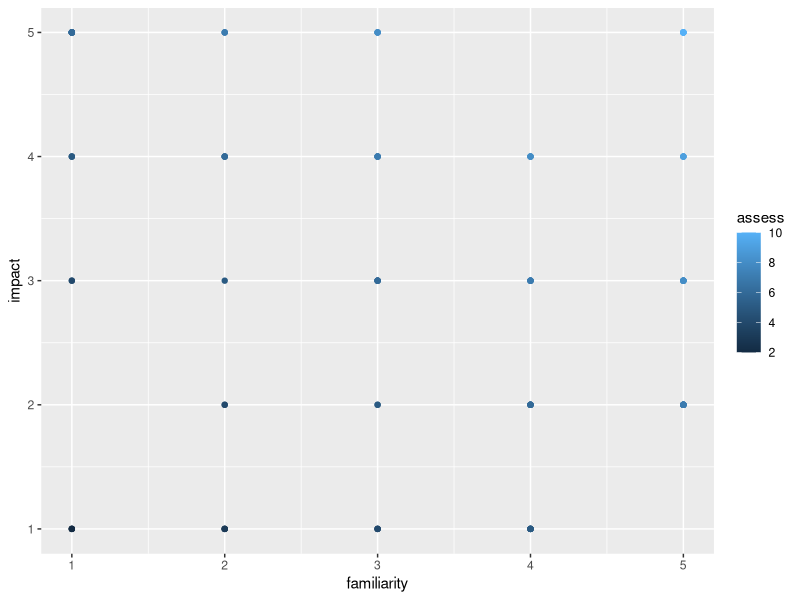

Reproduce this figure in R. (Note: this script raises an error after producing the figure.)
# Load Packages ----
libs = c("tidyverse", "tm", "wordcloud", "wordcloud2", "tidytext", "RColorBrewer", "igraph")
lapply(libs, require, character.only = TRUE)
rm(libs)

# Data Cleaning ----

df = data.frame(
  impact = ceiling(runif(100, min = 0, max  = 5)),
  familiarity = ceiling(runif(100, min = 0, max = 5)),
  norm = ceiling(runif(100, min = -1, max = 1))
) %>% mutate(assess = impact + familiarity)



df %>% ggplot() + geom_point(aes(x = familiarity, y = impact, color = assess, group = assess))





#Create a vector containing only the text
text <- data$text
# Create a corpus  
docs <- Corpus(VectorSource(text))

# If you’re working with tweets, use the following line of code to clean your text.
gsub("https\\S*", "", tweets$text) 
gsub("@\\S*", "", tweets$text) 
gsub("amp", "", tweets$text) 
gsub("[\r\n]", "", tweets$text)
gsub("[[:punct:]]", "", data$text)

# If you’re working with a corpus, there are several packages you can use to clean your text. 
# The following lines of code show you how to do this using the tm package.
docs <- docs %>%
  tm_map(removeNumbers) %>%
  tm_map(removePunctuation) %>%
  tm_map(stripWhitespace)
docs <- tm_map(docs, content_transformer(tolower))
docs <- tm_map(docs, removeWords, stopwords("english"))

# tidytext
tweets_words <-  tweets %>%
  select(text) %>%
  unnest_tokens(word, text)
words <- tweets_words %>% count(word, sort=TRUE)

set.seed(1234) # for reproducibility 
wordcloud(words = df$word, freq = df$freq, min.freq = 1,           
          max.words=200, random.order=FALSE, rot.per=0.35,            
          colors=brewer.pal(8, "Dark2"))









